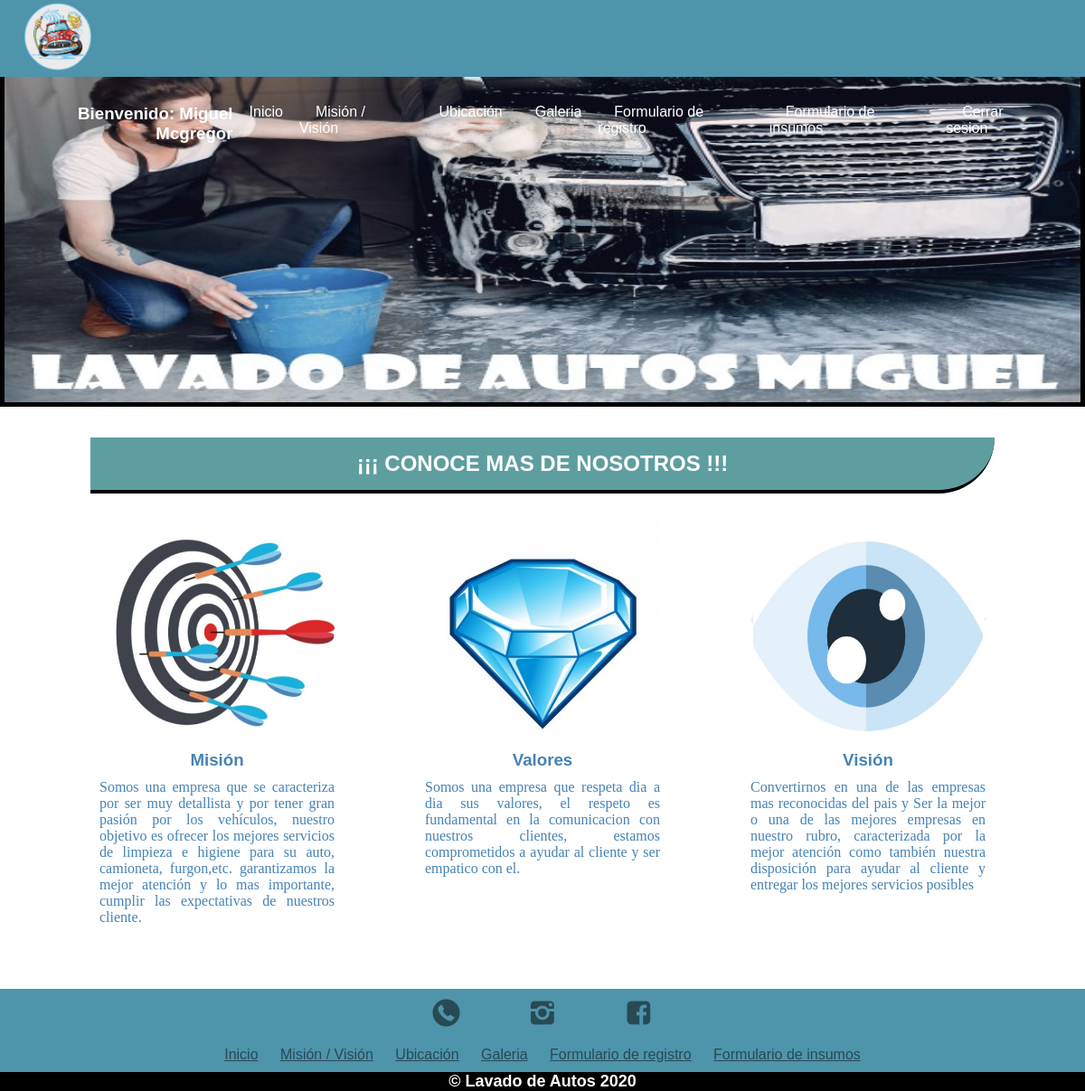
The page /mision_vision/ (signed in) on the database its author committed.
### miProyectodwy/models.py (models this page shows, shortened)
class Slider1(models.Model):
    ident = models.CharField(max_length=15,primary_key=True)
    imagen = models.ImageField(upload_to='autos',null=True)

class MisionyVision(models.Model):
    ident = models.CharField(max_length=15,primary_key=True)
    mision = models.TextField()
    vision = models.TextField()
    valores = models.TextField(null=False,default=1)

### miProyectodwy/views.py (the view)
# urls.py: path('mision_vision/',mision_vision,name='MISIONVISION'),
def mision_vision(request):
    lista = MisionyVision.objects.all()
    sliders = Slider1.objects.all()
    return render(request,'web/mision_vision.html',{'imagenes':sliders,'lista':lista})

### miProyectodwy/templates/web/mision_vision.html
{% extends "web/plantilla.html" %}
{% load static%}
{% block contenido %}
 {% for item in lista %}
      <section class="misionyvision">
        <div class="contenedorr">
            <h1 class="titulomision">¡¡¡ CONOCE MAS DE NOSOTROS !!!</h1>
            <div class="misionyvision-cont">
                <div class="misionyvision-img">
                   <img src=" {%static 'img/mision.jpg'%}" alt="">
                    <h3>Misión</h3>
                    <p>{{item.mision}}</p>
                </div>
                <div class="misionyvision-img">
                    <img src=" {%static 'img/valores.jpg'%}" alt="">
                    <h3>Valores</h3>
                    <p> {{item.valores}}</p>
                </div>
                <div class="misionyvision-img">
                    <img src=" {%static 'img/vision.jpg'%}" alt="">
                    <h3>Visión</h3>
                    <p>{{item.vision}}</p>
                </div>
            </div>
        </div>
    </section>
    {% endfor %}
{% endblock  %}

### miProyectodwy/templates/web/plantilla.html (shortened to what this page needs)
<!DOCTYPE html>
<html lang="es">
{% load static %}
<head>
    <link rel="stylesheet" href="{%static 'iconos/css/fontello.css' %}">
    <link rel="stylesheet" href="{%static 'css/menu.css' %}">
    <link rel="stylesheet" href="{%static 'css/estilos-index.css' %}">
    <link rel="stylesheet" href="{% static 'css/footer.css' %}">
    <link rel="stylesheet" href="{%static 'css/misionvision.css'%}">
    <link rel="stylesheet" href="{%static 'css/ubicacion.css' %}">
    <link rel="stylesheet" href="{%static 'css/galeria.css'  %}">
    <link rel="stylesheet" href=" {%static 'dist/css/lightbox.min.css' %}">
    <link rel="stylesheet" href="{%static 'css/formulario_registro.css' %}">
    <link rel="stylesheet" href=" {%static 'css/formulario_insumos.css' %}">
</head>
<body>
    <header>
          <a href="{% url 'INDEX' %}"><img src="{%static 'img/logo.png'%}" class="img-logo"></a>
        <nav class="menu">
            <ul>
                {% if user.is_authenticated %}
             <h3 style="text-align: right ; color: white; font-family: 'Franklin Gothic Medium', 'Arial Narrow', Arial, sans-serif;">Bienvenido: {{user.first_name}} {{user.last_name}}</h3>
             {% endif %}
                <li><a href="{% url 'INDEX' %}">Inicio</a></li>
                <li><a href="{% url 'MISIONVISION' %}">Misión / Visión</a></li>
                <li><a href="{% url 'UBICACION' %}">Ubicación</a></li>
                <li><a href="{% url 'GALERIA' %}">Galeria</a></li>
                <li><a href="{% url 'FORMULARIOREGISTRO' %}">Formulario de registro</a></li>
                <li><a href="{% url 'FORMULARIOINSUMOS' %}">Formulario de insumos</a></li>
                {% if user.is_authenticated %}
                <li><a href="{% url 'LOGOUT' %}">Cerrar sesion</a></li>
                {% else %}
                <li><a href="{% url 'LOGIN' %}">Login</a></li>
                {% endif %}
            </ul>
        </nav>
    </header>
    <main>
        <div class="slider">
            <ul>
                {% for item in imagenes %}
                <li id="{{item.ident}}"> <img src="{{item.imagen.url}}" alt=""></li>
                {% endfor %}
            </ul>
        </div>
        {% block contenido  %}
        {% endblock contenido  %}
    </main>
    <footer>
        <div class="contenedor-footer">
            <div class="sociales">
                <a href="https://web.whatsapp.com"><label class="icon-whatsapp"></label></a>
                <a href="https://www.instagram.com"><label class="icon-instagram"></label></a>
                <a href="https://www.facebook.com/"><label class="icon-facebook"></label></a>
            </div>
            <div class="paginas">
                <a href="{% url 'INDEX' %}">Inicio</a>
                <a href="{% url 'MISIONVISION' %}">Misión / Visión</a>
                <a href="{% url 'UBICACION' %}">Ubicación</a>
                <a href="{% url 'GALERIA' %}">Galeria</a>
                <a href="{% url 'FORMULARIOREGISTRO' %}">Formulario de registro</a>
                <a href="{% url 'FORMULARIOINSUMOS' %}">Formulario de insumos</a>
            </div>
        </div>
        <h2 class="titulo-final">&copy; Lavado de Autos 2020</h2>
    </footer>
</body>
</html>

### miProyectodwy/static/css/menu.css (style rules this page uses)
* { margin: 0; padding: 0; box-sizing: border-box; font-family: Arial, Helvetica, sans-serif; }
header { width: 100%; height: 85px; background: #4e94ab; position: fixed; z-index: 100; }
.img-logo { width: 80px; margin-left: 2%; padding: 2px; }
.menu { width: auto; float: right; margin-top: 30px; margin-right: 2%; }
.menu ul { display: flex; }
.menu li { list-style: none; }
.menu li a { padding: 18px; text-decoration: none; color: white; }

### miProyectodwy/static/css/estilos-index.css (style rules this page uses)
.slider { width: 100%; margin: auto; overflow: hidden; }
.slider ul { display: flex; padding: 0%; width: 400%; animation: cambio 20s infinite alternate; }
.slider li { width: 100%; list-style: none; }
.slider img { width: 100%; height: 450px; border: 5px solid black; }

### miProyectodwy/static/css/footer.css (style rules this page uses)
footer { background: #4E94AB; width: 100%; overflow: hidden; }
.contenedor-footer .sociales { width: 100%; height: auto; text-align: center; padding: 10px 0; }
.icon-whatsapp, .icon-instagram, .icon-facebook { padding: 30px; color: rgba(0, 0, 0, 0.5); font-size: 30px; }
.contenedor-footer .paginas { width: 100%; margin: auto; background: #4E94AB; float: left; text-align: center; padding: 10px 0; }
.paginas a { color: rgba(0, 0, 0, 0.5); padding: 10px; }
.titulo-final { background: black; color: white; font-size: 18px; margin: auto; text-align: center; }

### miProyectodwy/static/css/misionvision.css (style rules this page uses)
.slider { width: 100%; margin: auto; overflow: hidden; }
.slider ul { display: flex; padding: 0%; width: 400%; animation: cambio 20s infinite alternate; }
.slider li { width: 100%; list-style: none; }
.slider img { width: 100%; height: 450px; border: 5px solid black; }
.contenedorr { padding: 30px 0; width: 90%; max-width: 1000px; margin: auto; overflow: hidden; }
.misionyvision { padding-bottom: 30px; }
.misionyvision-cont { display: flex; justify-content: space-between; color: steelblue; }
.misionyvision-img { width: 28%; text-align: center; padding: 10px; }
.misionyvision-img img { width: 100%; }
.misionyvision-img h3 { margin: 10px 0; }
.misionyvision-img p { font-weight: 300; text-align: justify; font-family: cursive; }
.titulomision { background-color: cadetblue; font-family: Verdana, Geneva, Tahoma, sans-serif; color: white; padding: 15px; text-align: center; border-bottom: solid 4px black; border-top-left-radius: 0px; border-bottom-right-radius: 70px; }

### miProyectodwy/static/css/galeria.css (style rules this page uses)
body { font-family: cursive; }

### rows shown on the page
Slider1: imagen (picture)
MisionyVision: mision "Somos una empresa que se caracteriza por ser muy detallista y por tener gran pasión por los vehículos, nuestro objetivo es ofrecer los mejores servicios de limpieza e higiene para su auto, camioneta, furgon,etc. garantizamos la mejor atención y lo mas importante, cumplir las expectativas de nuestros cliente.", valores "Somos una empresa que respeta dia a dia sus valores, el respeto es fundamental en la comunicacion con nuestros clientes, estamos comprometidos a ayudar al cliente y ser empatico con el.", vision "Convertirnos en una de las empresas mas reconocidas del pais y Ser la mejor o una de las mejores empresas en nuestro rubro, caracterizada por la mejor atención como también nuestra disposición para ayudar al cliente y entregar los mejores servicios posibles"

### other values the page prints
{{ user.first_name }} "Miguel"
{{ user.last_name }} "Mcgregor"
